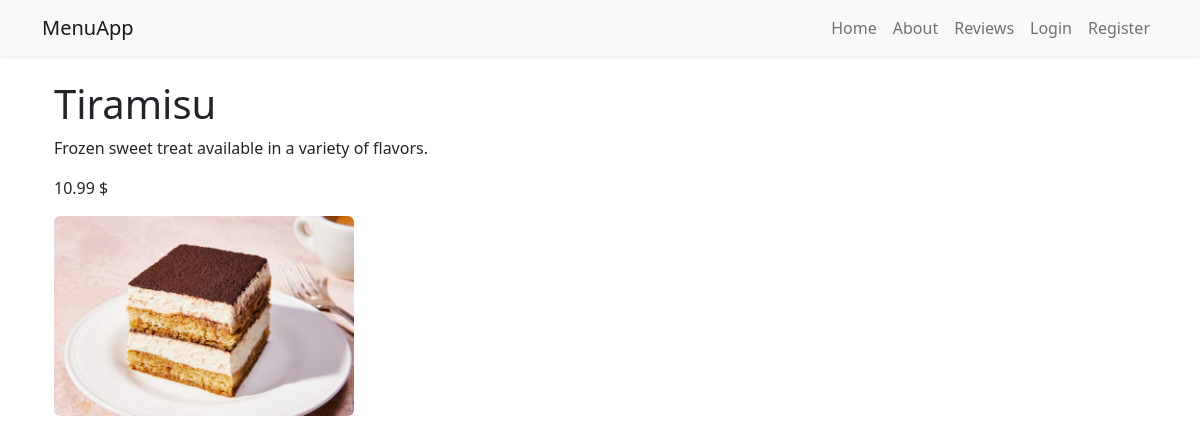
Screenshot of /item/4/ with the database file from the repository.
### restaurant_menu/models.py (models this page shows, shortened)
class Item(models.Model):
    meal = models.CharField(max_length=50)
    description = models.CharField(max_length=2000)
    price = models.DecimalField(decimal_places=2, max_digits=6)
    meal_type = models.CharField(choices=MEAL_TYPE)
    author = models.ForeignKey(User, on_delete=models.CASCADE)
    status = models.IntegerField(choices=STATUS, default=1)
    date_created = models.DateTimeField(auto_now_add=True)
    date_updated = models.DateTimeField(auto_now=True)
    image = models.ImageField(upload_to='images/', null=True, blank=True)

### restaurant_menu/views.py (the view)
# urls.py: path('item/<int:pk>/', views.MenuItemDetail.as_view(), name='menu_item'),
class MenuItemDetail(generic.DetailView):
    model = Item
    template_name = 'menu_item_detail.html'

### templates/menu_item_detail.html
{% extends 'base.html' %}
{% block content %}
    <div class="container">
    <h1>{{item.meal}}</h1>
    <p>{{item.description}}</p>
    <p>{{item.price}} $</p>
        <div>
            {% if item.image %}<img src="{{ item.image.url }}" alt="{{ item.meal }}" class="img-fluid rounded" style="max-width: 300px;">
            {% endif %}
</div>
    </div>
{% endblock content%}

### rows the page displays
Item: meal "Tiramisu", description "Frozen sweet treat available in a variety of flavors.", price "10.99", image (picture)
